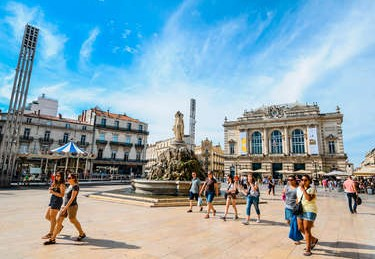
#> input picture place.jpg, 375 x 259 px
$ jupyter execute --allow-errors 'TP_N°2_Segmentation.ipynb'
#> lines starting #> are read from the running program, lines starting #| are printed output that depends on the picture
<h2><font color='Brown'> Tp2 par Intissar Sidaoui</font></h2>

<h2><font color='red'>I - L'algorithme de K-means : Clustering</font></h2>

[cell 1]
import numpy as np
import cv2
from sklearn.cluster import KMeans
from sklearn.cluster import MiniBatchKMeans
import skimage.io
import matplotlib.pyplot as plt

image = cv2.imread('place.jpg')
#> image is the input picture: shape (259, 375, 3); mean B, G, R 177.8, 166, 138.3
(h1, w1) = image.shape[:2]
#> h1 = 259; w1 = 375

image = cv2.cvtColor(image, cv2.COLOR_BGR2LAB)
#> image: shape (259, 375, 3); mean of channels 0, 1, 2 170.1, 125.9, 120.6

image = image.reshape((image.shape[0] * image.shape[1], 3))

clt = KMeans(n_clusters = 4)

labels = clt.fit_predict(image)
quant = clt.cluster_centers_.astype("uint8")[labels]

#reshape the feature vectors to images
quant = quant.reshape((h1, w1, 3))
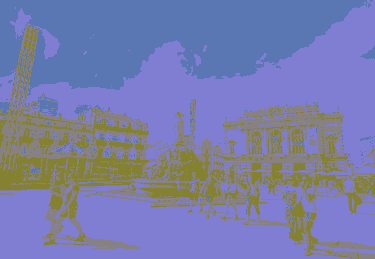
#> quant: shape (259, 375, 3); mean of channels 0, 1, 2 169.6, 125.1, 120; drawn as B, G, R
image = image.reshape((h1, w1, 3))

# convert from L*a*b* to RGB
quant = cv2.cvtColor(quant, cv2.COLOR_LAB2BGR)
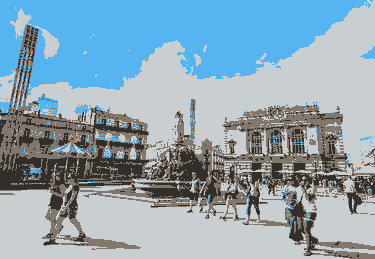
#> quant: shape (259, 375, 3); mean B, G, R 178.4, 165.8, 142.4
image = cv2.cvtColor(image, cv2.COLOR_LAB2BGR)

plt.figure(figsize=(10,11))
cv2.imwrite('place12.jpg', quant)
plt.imshow(image)

cv2.imread('place.jpg')
cv2.waitKey(0)
cv2.destroyAllWindows()

<h2><font color='red'>II - Le bruit sur l'image</font></h2>

[cell 2]
import skimage.io
import matplotlib.pyplot as plt

img_path="place.jpg"
img = skimage.io.imread(img_path)/255.0

def plotnoise(img, mode, r, c, i):
#> called with mode = 'Gaussian', r = 4, c = 2, i = 1
    plt.subplot(r,c,i)
    if mode is not None:
        gimg = skimage.util.random_noise(img, mode=mode)
        plt.imshow(gimg)
    else:
        plt.imshow(img)
    plt.title(mode)
    plt.axis("off")

plt.figure(figsize=(18,24))
r=4
c=2
plotnoise(img, "Gaussian", r,c,1)
plotnoise(img, "Localvar", r,c,2)
#> call 2 of plotnoise, with mode = 'Localvar', r = 4, c = 2, i = 2
#> in plotnoise (call 2), `gimg = skimage.util.random_noise(img, mode=mode)`:
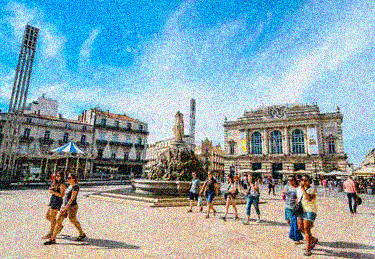
#> gimg: shape (259, 375, 3) float64; mean R, G, B 0.545, 0.65, 0.688
plotnoise(img, "Poisson", r,c,3)
plotnoise(img, "Salt", r,c,4)
plotnoise(img, "Pepper", r,c,5)
#> in plotnoise (call 5), `gimg = skimage.util.random_noise(img, mode=mode)`:
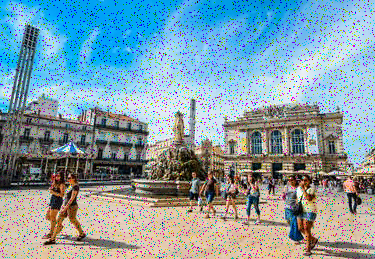
#> gimg: shape (259, 375, 3) float64; mean R, G, B 0.516, 0.618, 0.663
plotnoise(img, "S&P", r,c,6)
#> in plotnoise (call 6), `gimg = skimage.util.random_noise(img, mode=mode)`:
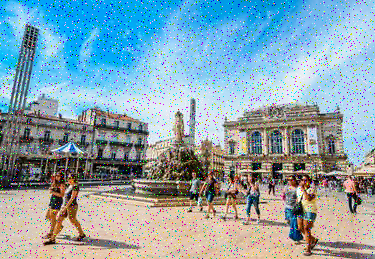
#> gimg: shape (259, 375, 3) float64; mean R, G, B 0.54, 0.644, 0.687
plotnoise(img, "Speckle", r,c,7)
#> in plotnoise (call 7), `gimg = skimage.util.random_noise(img, mode=mode)`:
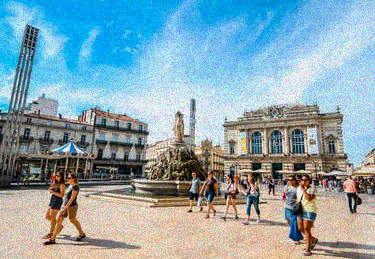
#> gimg: shape (259, 375, 3) float64; mean R, G, B 0.542, 0.65, 0.688
plotnoise(img, None, r,c,8)
plt.show()

<h2><font color='red'>III - Débruitage</font></h2>

<I><b> NL-Means : Le but est donc de faire la moyenne de tous les pixels dont le même contenu
       est très similaire plus ou moins du bruit.</b></I>

[cell 3]
images = cv2.imread('place.jpg')
b,g,r = cv2.split(images)
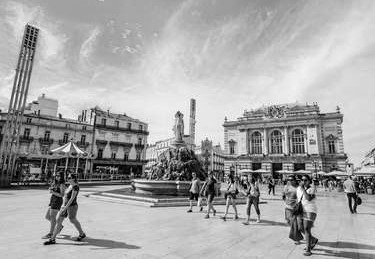
#> g: shape (259, 375); min 0, max 255, mean 166
rgb_img = cv2.merge([r,g,b])

def plotdenoising(rgb_img, mode, b, g, r):
    plt.subplot(b,g,r)
    if mode is not None:
        dst = cv2.fastNlMeansDenoisingColored(rgb_img,None,10,10,7,21)
        plt.imshow(dst)
        b,g,r = cv2.split(dst)
        rgb_dst = cv2.merge([r,g,b])

    if mode is None:
        plt.imshow(rgb_img)
    plt.title(mode)
    plt.axis("off")

plt.figure(figsize=(18,24))
b=4
g=2
#> (the rest of this cell did not finish here and is left out)

<h2><font color='red'> IV - La comparaison entre l'image originale et l'image aprés le débruitage</font></h2>

<font size="4px">
    Aprés le débruitage les images sont constantes par morceaux, les voisinages de pixels/voxels sont largement corrélés.<br />
    On peut conclure donc que le débruitage moyennage local de voxels (la réduction du bruit signifie des pixels locaux).
</font>

[cell 4]
images = cv2.imread('place.jpg')
b,g,r = cv2.split(images)
rgb_img = cv2.merge([r,g,b])

#Denoising
dst = cv2.fastNlMeansDenoisingColored(images,None,10,10,7,21)
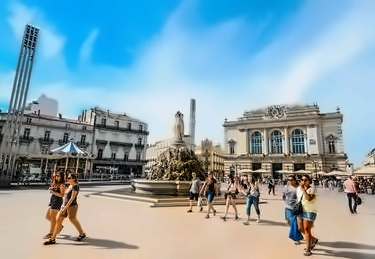
#> dst: shape (259, 375, 3); mean B, G, R 177.1, 165.9, 138.3

b,g,r = cv2.split(dst)
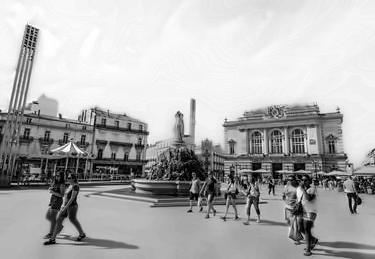
#> b: shape (259, 375); min 0, max 254, mean 177.1
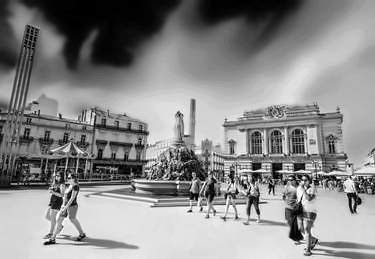
#> r: shape (259, 375); min 0, max 254, mean 138.3
rgb_dst = cv2.merge([r,g,b])

plt.figure(figsize=(9,13))
plt.subplot(211),plt.imshow(rgb_img)
plt.subplot(212),plt.imshow(rgb_dst)
plt.show()
